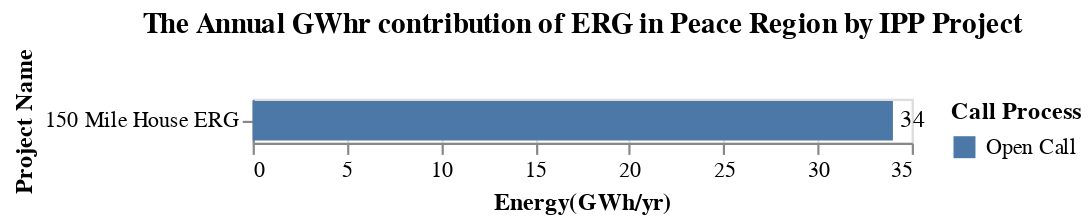

The notebook cell this image was saved under:
### Markdown cell above
The bar chart energy_PR_Loc_chart, shows the energy contribution of the project and the call process by which it was acquired. 

The bar chart capacity_PR_Loc_chart, shows the capacity contribution of each of these projects and the call process by which it was acquired.

### Code cell
title = alt.TitleParams('The Annual GWhr contribution of ERG in Peace Region by IPP Project')

capacity_IPP = alt.Chart(data_PR, title = title).mark_bar().encode(
                    alt.Y('Project_name', title='Project Name',sort='x'),
                    alt.X('sum(Energy(GWh/yr))', title='Energy(GWh/yr)'),
                    alt.Color('Call_process', title = 'Call Process')).properties( width=300)
energy_PR_Loc_chart = capacity_IPP + capacity_IPP.mark_text(
    color = 'black', align='left', dx = 3).encode(text='sum(Energy(GWh/yr))',color=alt.value('black'))
energy_PR_Loc_chart

### Figure 1 — Vega-Lite specification as saved in the notebook (floating-point values rounded to 4 significant figures)
{"config": {"view": {"continuousWidth": 300, "continuousHeight": 300}}, "layer": [{"mark": {"type": "bar"}, "encoding": {"color": {"field": "Call_process", "title": "Call Process", "type": "nominal"}, "x": {"aggregate": "sum", "field": "Energy(GWh/yr)", "title": "Energy(GWh/yr)", "type": "quantitative"}, "y": {"field": "Project_name", "sort": "x", "title": "Project Name", "type": "nominal"}}, "title": {"text": "The Annual GWhr contribution of ERG in Peace Region by IPP Project"}}, {"mark": {"type": "text", "align": "left", "color": "black", "dx": 3}, "encoding": {"color": {"value": "black"}, "text": {"aggregate": "sum", "field": "Energy(GWh/yr)", "type": "quantitative"}, "x": {"aggregate": "sum", "field": "Energy(GWh/yr)", "title": "Energy(GWh/yr)", "type": "quantitative"}, "y": {"field": "Project_name", "sort": "x", "title": "Project Name", "type": "nominal"}}, "title": {"text": "The Annual GWhr contribution of ERG in Peace Region by IPP Project"}}], "data": {"name": "data-cb50b85241e1af56f3ee9f9008d2957a"}, "width": 300, "$schema": "https://vega.github.io/schema/vega-lite/v5.20.1.json", "datasets": {"data-cb50b85241e1af56f3ee9f9008d2957a": [{"Sub_region": "Central Interior", "Project_name": "150 Mile House ERG", "IPP_seller": "EnPower Green Energy Generation Limited Partnership", "Location": "150 Mile House", "Type": "ERG", "Year": "2006", "Call_process": "Open Call", "Capacity(MW)": 6.0, "Energy(GWh/yr)": 34.0, "Region": "Peace Region"}]}}
